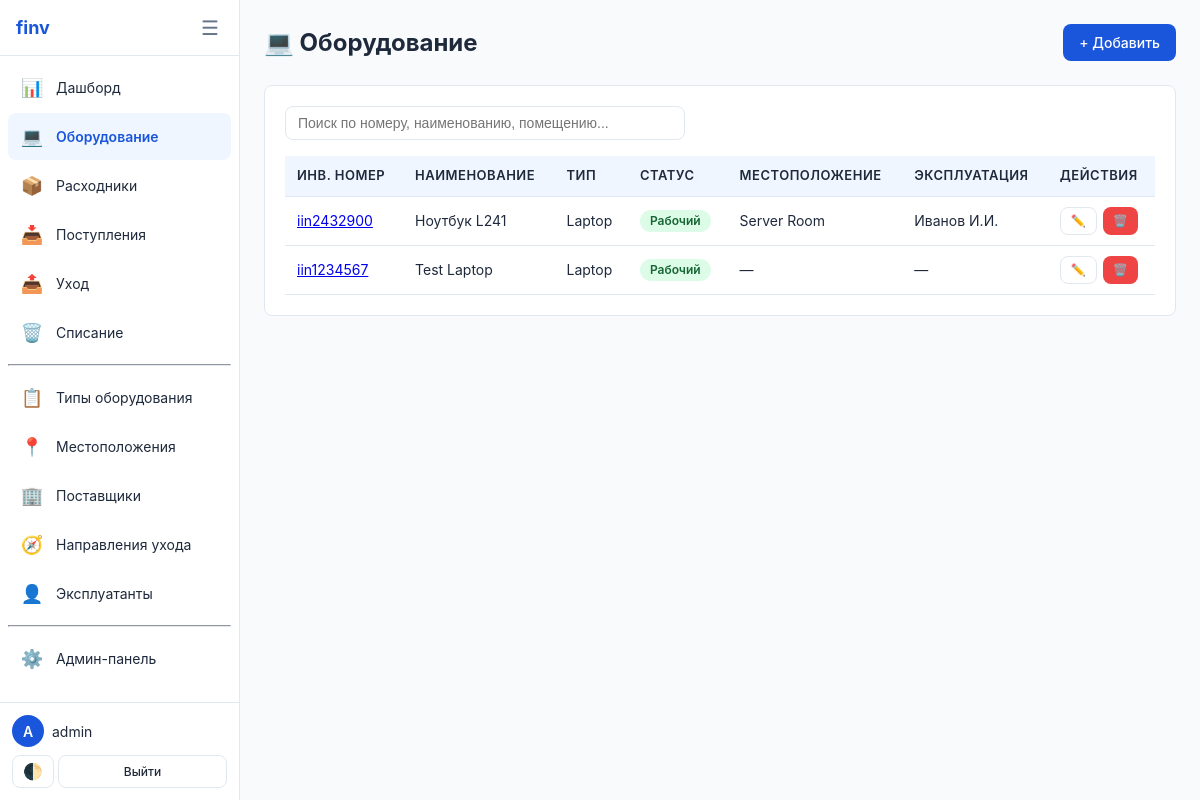
The app's page /equipment/ (signed in) with its own data.
### inventory/models.py (models this page shows, shortened)
class Equipment(models.Model):
    STATUS_CHOICES = [
        ("working", "Рабочий"),
        ("broken", "Нерабочий"),
        ("unknown", "Неизвестно"),
        ("repair", "Ремонт"),
    ]
    equipment_type = models.ForeignKey(
        EquipmentType, on_delete=models.PROTECT, verbose_name="Тип оборудования"
    )
    name = models.CharField("Наименование", max_length=255)
    description = models.TextField("Описание", blank=True)
    inventory_number = models.CharField(
        "Инвентарный номер", max_length=20, unique=True
    )
    status = models.CharField(
        "Статус", max_length=20, choices=STATUS_CHOICES, default="unknown"
    )
    location = models.ForeignKey(
        Location, on_delete=models.SET_NULL, null=True, blank=True, verbose_name="Местоположение"
    )
    operator = models.ForeignKey(
        Operator, on_delete=models.SET_NULL, null=True, blank=True, verbose_name="Эксплуатация"
    )
    created_at = models.DateTimeField("Дата создания", auto_now_add=True)
    updated_at = models.DateTimeField("Дата обновления", auto_now=True)
    class Meta:
        verbose_name = "Оборудование"
        verbose_name_plural = "Оборудование"
        ordering = ["-created_at"]

class EquipmentType(models.Model):
    name = models.CharField("Наименование", max_length=255, unique=True)
    class Meta:
        verbose_name = "Тип оборудования/расходника"
        verbose_name_plural = "Типы оборудования/расходников"
        ordering = ["name"]
    def __str__(self):
        return self.name

class Location(models.Model):
    name = models.CharField("Наименование", max_length=255, unique=True)
    class Meta:
        verbose_name = "Местоположение"
        verbose_name_plural = "Местоположения"
        ordering = ["name"]
    def __str__(self):
        return self.name

class Operator(models.Model):
    full_name = models.CharField("ФИО", max_length=255, unique=True)
    class Meta:
        verbose_name = "Эксплуатант"
        verbose_name_plural = "Эксплуатанты"
        ordering = ["full_name"]
    def __str__(self):
        return self.full_name

### inventory/views.py (the view, shortened to what this page needs)
# urls.py: path("equipment/", views.EquipmentListView.as_view(), name="equipment_list"),
class EquipmentListView(LoginRequiredMixin, ListView):
    model = Equipment
    template_name = "inventory/equipment_list.html"
    context_object_name = "equipment_list"
    paginate_by = 25
    def get_queryset(self):
        qs = Equipment.objects.select_related("equipment_type", "location", "operator")
        q = self.request.GET.get("q", "")
        return qs
    def get_context_data(self, **kwargs):
        ctx = super().get_context_data(**kwargs)
        ctx.update(get_sidebar_context(self.request))
        ctx["q"] = self.request.GET.get("q", "")
        ctx["section"] = "equipment"
        return ctx

### inventory/views.py (called while the page is built)
def get_sidebar_context(request):
    return {"current_user": request.user}

### templates/inventory/equipment_list.html (shortened to what this page needs)
{% extends "inventory/base.html" %}
{% block content %}
<div class="page-header">
    <h1>💻 Оборудование</h1>
    <div class="btn-group">
        {% if user.is_staff or perms.inventory.change_equipment %}
        <a href="{% url 'equipment_add' %}" class="btn btn-primary">+ Добавить</a>
        {% endif %}
    </div>
</div>
<div class="card">
    <form method="get" style="margin-bottom: 16px;">
        <div class="search-bar">
            <input type="text" name="q" class="form-control" placeholder="Поиск по номеру, наименованию, помещению..." value="{{ q }}" data-search>
        </div>
    </form>
    <div class="table-wrapper">
        <table>
            <thead>
                <tr>
                    <th>Инв. номер</th>
                    <th>Наименование</th>
                    <th>Тип</th>
                    <th>Статус</th>
                    <th>Местоположение</th>
                    <th>Эксплуатация</th>
                    <th>Действия</th>
                </tr>
            </thead>
            <tbody>
                {% for eq in equipment_list %}
                <tr>
                    <td><a href="{% url 'equipment_detail' eq.pk %}">{{ eq.inventory_number }}</a></td>
                    <td>{{ eq.name }}</td>
                    <td>{{ eq.equipment_type }}</td>
                    <td><span class="badge badge-{{ eq.status }}">{{ eq.get_status_display }}</span></td>
                    <td>{{ eq.location|default:"—" }}</td>
                    <td>{{ eq.operator|default:"—" }}</td>
                    <td>
                        <div class="btn-group">
                            {% if user.is_staff or perms.inventory.change_equipment %}
                            <a href="{% url 'equipment_edit' eq.pk %}" class="btn btn-sm btn-outline">✏️</a>
                            {% endif %}
                            {% if user.is_staff %}
                            <a href="{% url 'equipment_delete' eq.pk %}" class="btn btn-sm btn-danger">🗑️</a>
                            {% endif %}
                        </div>
                    </td>
                </tr>
                {% empty %}
                <tr><td colspan="7" style="text-align:center; color:var(--text-muted);">Нет записей</td></tr>
                {% endfor %}
            </tbody>
        </table>
    </div>
</div>
{% endblock %}

### templates/inventory/base.html (shortened to what this page needs)
<!DOCTYPE html>
<html lang="ru" data-theme="light">
<head>
    {% load static %}
    <link rel="stylesheet" href="{% static 'css/style.css' %}">
</head>
<body>
<div class="wrapper">
    <aside class="sidebar" id="sidebar">
        <div class="sidebar-header">
            <h2>finv</h2>
            <button class="toggle-btn" id="sidebar-toggle" title="Скрыть/показать">☰</button>
        </div>
        <nav class="sidebar-nav">
            <a href="{% url 'dashboard' %}"><span class="icon">📊</span><span class="label">Дашборд</span></a>
            <a href="{% url 'equipment_list' %}"><span class="icon">💻</span><span class="label">Оборудование</span></a>
            <a href="{% url 'consumable_list' %}"><span class="icon">📦</span><span class="label">Расходники</span></a>
            <a href="{% url 'receipt_list' %}"><span class="icon">📥</span><span class="label">Поступления</span></a>
            <a href="{% url 'disposal_list' %}"><span class="icon">📤</span><span class="label">Уход</span></a>
            <a href="{% url 'writeoff_list' %}"><span class="icon">🗑️</span><span class="label">Списание</span></a>
            <hr style="border-color: var(--border); margin: 8px 0;">
            <a href="{% url 'eqtype_list' %}"><span class="icon">📋</span><span class="label">Типы оборудования</span></a>
            <a href="{% url 'location_list' %}"><span class="icon">📍</span><span class="label">Местоположения</span></a>
            <a href="{% url 'supplier_list' %}"><span class="icon">🏢</span><span class="label">Поставщики</span></a>
            <a href="{% url 'direction_list' %}"><span class="icon">🧭</span><span class="label">Направления ухода</span></a>
            <a href="{% url 'operator_list' %}"><span class="icon">👤</span><span class="label">Эксплуатанты</span></a>
            {% if user.is_staff %}
            <hr style="border-color: var(--border); margin: 8px 0;">
            <a href="{% url 'admin:index' %}"><span class="icon">⚙️</span><span class="label">Админ-панель</span></a>
            {% endif %}
        </nav>
        <div class="sidebar-footer">
            <div class="user-info">
                <div class="user-avatar">{{ user.username|first|upper }}</div>
                <span>{{ user.username }}</span>
            </div>
            <div style="margin-top: 8px; display: flex; gap: 4px;">
                <button class="theme-toggle" id="theme-toggle" title="Сменить тему">🌓</button>
                <a href="{% url 'logout' %}" class="btn btn-outline btn-sm" style="flex:1; justify-content:center;">Выйти</a>
            </div>
        </div>
    </aside>
    <main class="main-content">
        {% block content %}{% endblock %}
    </main>
</div>
</body>
</html>

### static/css/style.css (style rules this page uses)
:root { --primary: #1a56db; --primary-dark: #1341b0; --primary-light: #3b82f6; --primary-bg: #eff6ff; --sidebar-width: 240px; --sidebar-collapsed: 60px; --header-height: 56px; --bg: #f8fafc; --card-bg: #ffffff; --text: #1e293b; --text-muted: #64748b; --border: #e2e8f0; --danger: #ef4444; --success: #22c55e; --warning: #f59e0b; --radius: 8px; }
* { margin: 0; padding: 0; box-sizing: border-box; }
body { font-family: -apple-system, BlinkMacSystemFont, 'Segoe UI', Roboto, sans-serif; background: var(--bg); color: var(--text); font-size: 14px; line-height: 1.5; overflow-x: hidden; }
.wrapper { display: flex; min-height: 100vh; }
.sidebar { width: var(--sidebar-width); background: var(--card-bg); border-right: 1px solid var(--border); display: flex; flex-direction: column; position: fixed; top: 0; left: 0; height: 100vh; z-index: 100; transition: width 0.3s ease; overflow: hidden; }
.sidebar-header { padding: 16px; border-bottom: 1px solid var(--border); display: flex; align-items: center; justify-content: space-between; height: var(--header-height); }
.sidebar-header h2 { font-size: 18px; color: var(--primary); white-space: nowrap; overflow: hidden; }
.toggle-btn { background: none; border: none; color: var(--text-muted); cursor: pointer; font-size: 20px; padding: 4px; border-radius: 4px; }
.sidebar-nav { flex: 1; padding: 8px; overflow-y: auto; }
.sidebar-nav a { display: flex; align-items: center; padding: 10px 12px; color: var(--text); text-decoration: none; border-radius: var(--radius); margin-bottom: 2px; white-space: nowrap; transition: background 0.15s; }
.sidebar-nav a.active { background: var(--primary-bg); color: var(--primary); font-weight: 600; }
.sidebar-nav a .icon { font-size: 18px; width: 24px; text-align: center; flex-shrink: 0; }
.sidebar-nav a .label { margin-left: 12px; transition: opacity 0.2s; }
.sidebar-footer { padding: 12px; border-top: 1px solid var(--border); }
.sidebar-footer .user-info { display: flex; align-items: center; gap: 8px; white-space: nowrap; overflow: hidden; }
.user-avatar { width: 32px; height: 32px; border-radius: 50%; background: var(--primary); color: #fff; display: flex; align-items: center; justify-content: center; font-weight: 600; font-size: 14px; flex-shrink: 0; }
.main-content { flex: 1; margin-left: var(--sidebar-width); transition: margin-left 0.3s ease; padding: 24px; min-height: 100vh; }
.page-header { display: flex; justify-content: space-between; align-items: center; margin-bottom: 24px; flex-wrap: wrap; gap: 12px; }
.page-header h1 { font-size: 24px; font-weight: 700; }
.card { background: var(--card-bg); border: 1px solid var(--border); border-radius: var(--radius); padding: 20px; margin-bottom: 20px; }
.table-wrapper { overflow-x: auto; }
table { width: 100%; border-collapse: collapse; font-size: 14px; }
table th, table td { padding: 10px 12px; text-align: left; border-bottom: 1px solid var(--border); white-space: nowrap; }
table th { background: var(--primary-bg); color: var(--text); font-weight: 600; font-size: 13px; text-transform: uppercase; letter-spacing: 0.5px; }
.badge { display: inline-block; padding: 2px 10px; border-radius: 12px; font-size: 12px; font-weight: 600; }
.badge-working { background: #dcfce7; color: #166534; }
.form-control { width: 100%; padding: 8px 12px; border: 1px solid var(--border); border-radius: var(--radius); background: var(--card-bg); color: var(--text); font-size: 14px; transition: border-color 0.15s; }
.btn { display: inline-flex; align-items: center; gap: 6px; padding: 8px 16px; border: none; border-radius: var(--radius); font-size: 14px; font-weight: 500; cursor: pointer; text-decoration: none; transition: background 0.15s, transform 0.1s; }
.btn-primary { background: var(--primary); color: #fff; }
.btn-danger { background: var(--danger); color: #fff; }
.btn-outline { background: transparent; border: 1px solid var(--border); color: var(--text); }
.btn-sm { padding: 4px 10px; font-size: 12px; }
.btn-group { display: flex; gap: 6px; flex-wrap: wrap; }
.search-bar { display: flex; gap: 8px; max-width: 400px; }
.search-bar input { flex: 1; }
.theme-toggle { background: none; border: 1px solid var(--border); border-radius: var(--radius); padding: 6px 10px; cursor: pointer; color: var(--text); font-size: 16px; }

### records on screen
Equipment: inventory_number "iin2432900", name "Ноутбук L241", equipment_type "Laptop", status "Рабочий", location "Server Room", operator "Иванов И.И."
Equipment: inventory_number "iin1234567", name "Test Laptop", equipment_type "Laptop", status "Рабочий", location "—", operator "—"

### other values on screen
{{ user.username|first|upper }} "A"
{{ user.username }} "admin"
